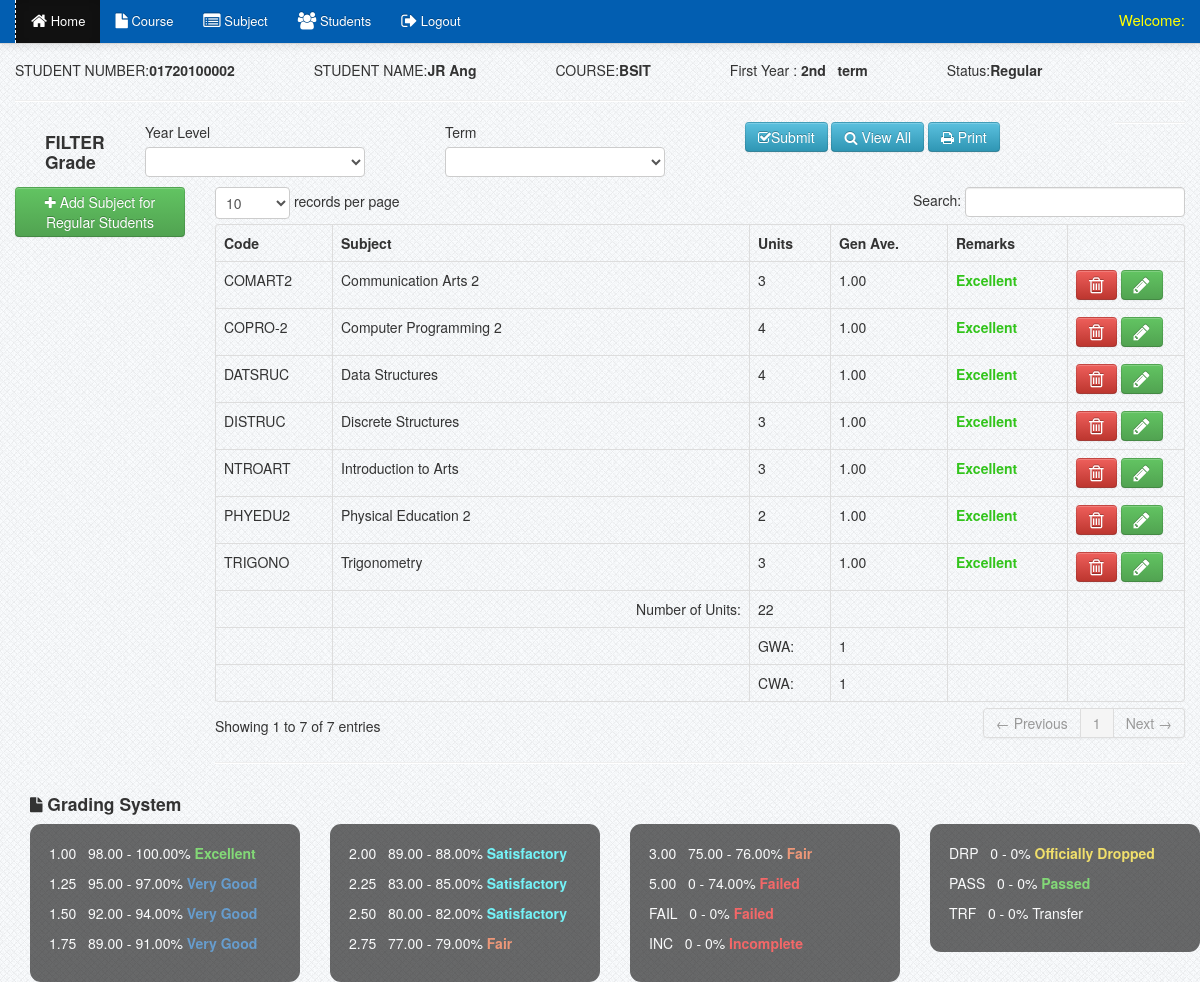
Page /registrar/view_grade.php?id=23 (signed in) on the committed database.
### tables this page shows
CREATE TABLE IF NOT EXISTS `students` (
  `student_id` int(11) NOT NULL AUTO_INCREMENT,
  `firstname` varchar(100) NOT NULL,
  `lastname` varchar(100) NOT NULL,
  `password` varchar(100) NOT NULL,
  `gender` varchar(10) NOT NULL,
  `course` varchar(100) NOT NULL,
  `address` varchar(100) NOT NULL,
  `contact` varchar(100) NOT NULL,
  `photo` varchar(100) NOT NULL,
  `student_no` varchar(100) NOT NULL,
  `status` varchar(100) NOT NULL,
  `year_level` varchar(100) NOT NULL,
  `term` varchar(100) NOT NULL,
  `student_status` varchar(100) NOT NULL,
  PRIMARY KEY (`student_id`)
);

CREATE TABLE IF NOT EXISTS `subject` (
  `subject_id` int(11) NOT NULL AUTO_INCREMENT,
  `code` varchar(100) NOT NULL,
  `title` varchar(100) NOT NULL,
  `unit` varchar(10) NOT NULL,
  `year` varchar(100) NOT NULL,
  `term` varchar(100) NOT NULL,
  `pre_requisites` varchar(100) NOT NULL,
  `course_id` int(11) NOT NULL,
  PRIMARY KEY (`subject_id`)
);

CREATE TABLE IF NOT EXISTS `grade` (
  `grade_id` int(11) NOT NULL AUTO_INCREMENT,
  `student_id` int(11) NOT NULL,
  `subject_id` int(11) NOT NULL,
  `gen_ave` varchar(30) NOT NULL,
  `school_year` varchar(100) NOT NULL,
  `semester` varchar(100) NOT NULL,
  `remarks` varchar(100) NOT NULL,
  `unit` int(11) NOT NULL,
  PRIMARY KEY (`grade_id`)
);

### registrar/add_grade_modal.php (called while the page is built, shortened)
<?php
$student_query = mysqli_query($connection,"select * from students where student_id = '$get_id' ");
$student_row = mysqli_fetch_array($student_query);
$term = $student_row['term'];
?>

### registrar/view_grade.php (the view, shortened to what this page needs)
<?php include('header.php'); ?>
<?php include('navbar_dasboard.php'); ?>
<?php $get_id = $_GET['id']; ?>
    <div class="container">
		<div class="margin-top">
			<div class="row">
			<div class="span12">
			<?php
			$student_query=mysqli_query($connection,"select * from students where student_id = '$get_id'")or die(mysqli_error($connection));
			$row = mysqli_fetch_array($student_query);
			$school_year = $row['year_level'];
			?>
			<div class="name">
				<span>STUDENT NUMBER:<strong><?php echo $row['student_no']; ?></strong></span>
				<span>STUDENT NAME:<strong><?php echo $row['firstname']." ".$row['lastname']; ?></strong></span>
				<span>COURSE:<strong><?php echo $row['course']; ?></strong></span>
				<span id="print_right">
				<span><?php echo $row['year_level']; ?> :<strong> <?php echo $row['term']; ?> &nbsp; term</strong></span>
				<span>Status:<strong><?php echo $row['student_status']; ?> </strong></span>
				</span>
			</div>
			<hr>
			<?php include('grade_option.php'); ?>
			<hr>
			</div>
			<div class="span2">
			<div id="add">
							<?php include('add_grade_button.php'); ?>
			</div>
			</div>
			<div class="span10">
                            <table cellpadding="0" cellspacing="0" border="0" class="table  table-bordered" id="example">
                                <thead>
                                    <tr>
                                        <th width="100">Code</th>
                                        <th width="400">Subject</th>
                                        <th>Units</th>
                                        <th>Gen Ave.</th>
                                        <th>Remarks</th>
                                        <th class="act"></th>
                                    </tr>
                                </thead>
                                <tbody>
                                  <?php  $user_query=mysqli_query($connection,"select * from grade where student_id = '$get_id' and school_year = '$school_year' and semester = '$term' ")or die(mysqli_error($connection));
									while($row=mysqli_fetch_array($user_query)){
									$id=$row['grade_id'];
									$remarks = $row['remarks'];
									$subject_id = $row['subject_id'];
									$subject_query = mysqli_query($connection,"select * from subject where subject_id = '$subject_id'")or die(mysqli_error($connection));
									while($subject_row=mysqli_fetch_array($subject_query)){
									?>
									<tr>
                                    <td><?php echo $subject_row['code']; ?></td>
                                    <td><?php echo $subject_row['title']; ?></td>
                                    <td><?php echo $subject_row['unit']; ?></td>
                                    <td width="100">
										<?php echo $row['gen_ave']; ?>
									</td>
									<?php if ($remarks == 'Very Good'){ ?>
									<td><span class="very_good"><?php echo $row['remarks']; ?></span></td>
									<?php }else if($remarks == 'Excellent'){ ?>
									<td><span class="Excellent"><?php echo $row['remarks']; ?></span></td>
									<?php }else if($remarks == 'Satisfactory'){ ?>
									<td><span class="sat"><?php echo $row['remarks']; ?></span></td>
									<?php }else if($remarks == 'Fair'){ ?>
									<td><span class="fair"><?php echo $row['remarks']; ?></span></td>
									<?php }else if($remarks == 'Failed'){ ?>
									<td><span class="failed"><?php echo $row['remarks']; ?></span></td>
									<?php }else if($remarks == 'Incomplete'){ ?>
									<td><span class="failed"><?php echo $row['remarks']; ?></span></td>
									<?php }else if($remarks == 'Officially Dropped'){ ?>
									<td><span class="drop"><?php echo $row['remarks']; ?></span></td>
									<?php }else if($remarks == 'PASS'){ ?>
									<td><span class="Excellent"><?php echo $row['remarks']; ?></span></td>
									<?php }else if ($remarks == ''){ ?>
										<td><?php echo $row['remarks']; ?></td>
									 <?php } ?>
                                    <td class="act" width="100">
                                        <a rel="tooltip"  title="Delete" id="<?php echo $id; ?>" href="#delete_student<?php echo $id; ?>" data-toggle="modal"    class="btn btn-danger"><i class="icon-trash icon-large"></i></a>
										<a href="#edit_student<?php echo $id; ?>" data-toggle="modal"   rel="tooltip"  title="Edit" id="e<?php echo $id; ?>" class="btn btn-success"><i class="icon-pencil icon-large"></i></a>
                                    </td>
                                    </tr>
									<?php  }}  ?>
                                </tbody>
								<tfoot>
									<?php include('units_table.php'); ?>
									<?php include('gwa_table.php'); ?>
									<?php include('cwa_table.php'); ?>
								</tfoot>
                            </table>
<hr>
			</div>
			</div>
		</div>
    </div>
<?php include('footer.php') ?>
<?php include('grading.php'); ?>

### css/docs.css (style rules this page uses)
.Excellent { color:#32C41B; font-weight:bold; }
.name span { margin-left:75px; }
.name { margin-top:10px; }
.name span:first-child { margin-left:0px; }
.margin-top { margin-top:50px; }
body { background: url(../img/grid_noise.png); position: relative; }

### css/print.css (style rules this page uses)
.act { display:none; }
#add { display:none; }
table { font-family:arial !important; }
#example th { border-right:1px solid; font-family:arial !important; }
#example th:first-child { border-left:1px solid; font-family:arial !important; }
#example td { border-right:1px solid; text-align:center; }
#example td:first-child { border-left:1px solid; text-align:center; }
.name span { display:block; font-family:arial !important; }
.name span strong { margin-left:10px; }
span { text-transform:uppercase; }
tfoot { border-right:none; }
#print_right { float:right; margin-top:-40px; }

### rows in the picture
students: student_no "01720100002", firstname "JR", lastname "Ang", course "BSIT", year_level "First Year", term "2nd", student_status "Regular"
grade: gen_ave "1.00", remarks "Excellent"
subject: code "COMART2", title "Communication Arts 2", unit "3"
grade: gen_ave "1.00", remarks "Excellent"
subject: code "COPRO-2", title "Computer Programming 2", unit "4"
grade: gen_ave "1.00", remarks "Excellent"
subject: code "DATSRUC", title "Data Structures", unit "4"
grade: gen_ave "1.00", remarks "Excellent"
subject: code "DISTRUC", title "Discrete Structures", unit "3"
grade: gen_ave "1.00", remarks "Excellent"
subject: code "NTROART", title "Introduction to Arts", unit "3"
grade: gen_ave "1.00", remarks "Excellent"
subject: code "PHYEDU2", title "Physical Education 2", unit "2"
grade: gen_ave "1.00", remarks "Excellent"
subject: code "TRIGONO", title "Trigonometry", unit "3"

### other values in the picture
$rows['sum(unit)'] "22"
$equal "1"
$equal1 "1"
